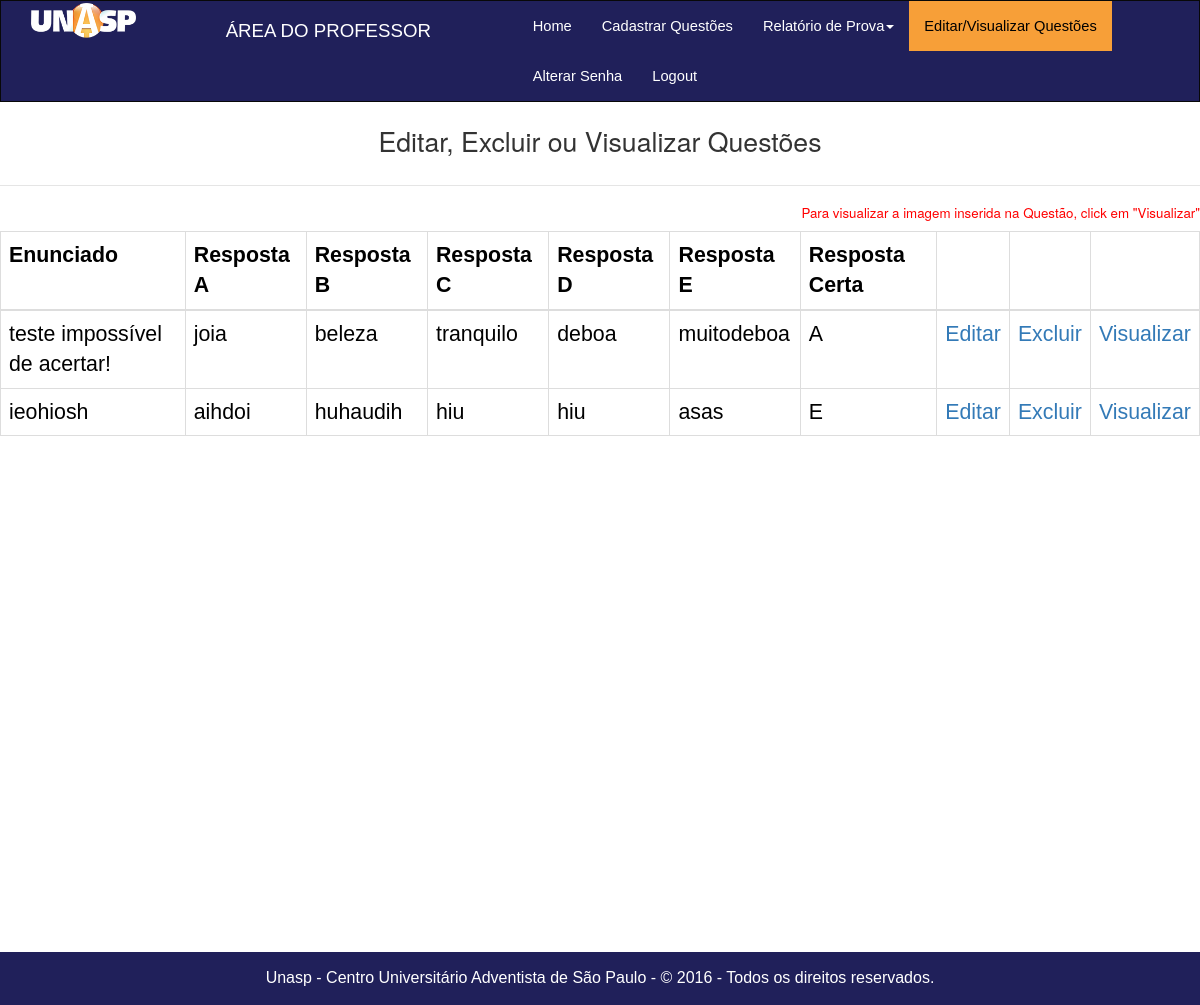
Screenshot of /Professor/listaquestoes.php?id=8 (signed in) with the database file from the repository.
### tables this page shows
CREATE TABLE `questao` (
  `id` int(11) NOT NULL AUTO_INCREMENT,
  `iddisciplina` int(11) NOT NULL,
  `titulo` mediumtext NOT NULL,
  `imagem` longtext,
  `resposta1` mediumtext NOT NULL,
  `resposta2` mediumtext NOT NULL COMMENT '	',
  `resposta3` mediumtext NOT NULL,
  `resposta4` mediumtext NOT NULL,
  `resposta5` mediumtext NOT NULL,
  `respostacorreta` varchar(1) NOT NULL,
  `flgativo` tinyint(1) NOT NULL DEFAULT '1',
  PRIMARY KEY (`id`),
  KEY `fk_questao_disciplina1_idx` (`iddisciplina`),
  CONSTRAINT `fk_questao_disciplina1` FOREIGN KEY (`iddisciplina`) REFERENCES `disciplina` (`id`) ON DELETE NO ACTION ON UPDATE NO ACTION
);

### classes/class_questao.php (called while the page is built, shortened)
<?php
class questao {
		function selectQuestaoByDisciplina($pdo,$id){
			$conn = $pdo->prepare("SELECT * FROM questao WHERE iddisciplina=:id and flgativo = 1");
			$conn->bindParam(":id",$id,PDO::PARAM_INT);
			$conn->execute();
			return $conn->fetchAll(PDO::FETCH_ASSOC);
		}
	}
	?>

### Professor/listaquestoes.php (the view, shortened to what this page needs)
<?php
require_once("../model/conexao.php");
require_once("../classes/class_questao.php");
$iddisciplina = $_GET['id'];
$x = new questao();
$retorno = $x->selectQuestaoByDisciplina($PDO,$iddisciplina);
?>
<!DOCTYPE html>
<html>
<head>
	      <link rel="stylesheet" href="../assets/css/normalize.css">
	      <link rel="stylesheet" href="../assets/bootstrap-3.3.7-dist/css/bootstrap.min.css">
	      <link rel="stylesheet" href="../assets/bootstrap-3.3.7-dist/js/newjs.js">
	      <link rel="stylesheet" href="../assets/css/newstyle.css">
</head>
<body>
 	<nav class="navbar navbar-inverse" style="border-radius:0px; background:#20205a;">
  <div class="container-fluid">
	      <div class="col-sm-2">
	        <a  class="navbar-brand" href="index.php"><img style="margin-top:-13px;width:70%;"  src="../assets/img/UNASP.png" alt="logo unasp"></a>
	     </div>
	      <div class="col-sm-3">
	        <h3 class="areadoprofessor">ÁREA DO PROFESSOR</h3>
	      </div>
    <div class="col-sm-7">
    <ul class="nav navbar-nav">
      <li><a id="font-white" href="index.php">Home</a></li>
<li><a id="font-white" href="pre-cadastra.php">Cadastrar Questões</a></li>
      <li class="dropdown"><a id="font-white" class="dropdown-toggle" data-toggle="dropdown" href="#">Relatório de Prova<span class="caret"></span></a>
      </li>
      <li class="active"><a id="ativo" href="listadisciplinas.php">Editar/Visualizar Questões</a></li>
	        <li><a id="font-white" href="alterarsenha.php">Alterar Senha</a></li>
	        <li><a id="font-white" href="../logout.php">Logout</a></li>
    </ul>
  </div>
  </div>
</nav>
<div id="wrap">
       <legend id="noline" class="text-center">Editar, Excluir ou Visualizar Questões</legend>
       <h4 id="min" class="text-right">Para visualizar a imagem inserida na Questão, click em "Visualizar"</h4>
  <div class="table-responsive">
  <table class="table table-bordered table table-hover">
<thead>
	<td><strong>Enunciado</strong></td>
	<td><strong>Resposta A</strong></td>
	<td><strong>Resposta B</strong></td>
	<td><strong>Resposta C</strong></td>
	<td><strong>Resposta D</strong></td>
	<td><strong>Resposta E</strong></td>
	<td><strong>Resposta Certa</strong></td>
	<td></td>
	<td></td>
    <td></td>
</thead>
<?php foreach ($retorno as $key) {   ?>
	<tr>
		<td> <?php echo $key['titulo']; ?></a></td>
		<td> <?php echo $key['resposta1']; ?></td>
		<td> <?php echo $key['resposta2']; ?></td>
		<td> <?php echo $key['resposta3']; ?></td>
		<td> <?php echo $key['resposta4']; ?></td>
		<td> <?php echo $key['resposta5']; ?></td>
		<td> <?php echo $key['respostacorreta']; ?></td>
		<td> <a href="editaquestao.php?iddisciplina=<?php echo $iddisciplina; ?>&id=<?php echo $key['id']; ?>">Editar</a></td>
		<td> <a href="editaquestao.php?iddisciplina=<?php echo $iddisciplina; ?>&deleta=1&id=<?php echo $key['id']; ?>">Excluir</a></td>
        <td> <a href="visualizaquestao.php?iddisciplina=<?php echo $iddisciplina; ?>&idquestao=<?php echo $key['id']; ?>">Visualizar</a></td>
	</tr>
<?php } ?>
</table>
</div>
</div>
   	 <div id="footer">
      <div class="container">
        <p class="muted credit"> Unasp - Centro Universitário Adventista de São Paulo - © 2016 - Todos os direitos reservados.</a></p>
      </div>
    </div>
</body>
</html>

### assets/css/newstyle.css (style rules this page uses)
.areadoprofessor { font-family: sans-serif; font-size: 14pt; color: white !important; }
legend { font-size: 20pt !important; padding-bottom: 25px; }
legend#noline { font-size: 20pt !important; }
h4#min { font-size: 10pt !important; color: red; }
a#ativo { color: #000000 !important; background: #f79f38; font-family: sans-serif; font-size: 11pt; }
a#font-white { font-size: 11pt; font-family: sans-serif; color: #ffffff; }
html, body { height: 100%; }
#wrap { min-height: 100%; height: auto !important; height: 100%; margin: 0 auto 30px; }
#push, #footer { height: auto; }
#footer { background-color: #20205a; padding: 15px 0 5px; text-align: center; color: #fff; font-size: 12pt; font-family: 'Cabin', sans-serif; }
td { font-size: 16pt; font-family: sans-serif; color: #000000; }

### rows the page displays
questao: titulo "teste impossível de acertar!", resposta1 "joia", resposta2 "beleza", resposta3 "tranquilo", resposta4 "deboa", resposta5 "muitodeboa", respostacorreta "A"
questao: titulo "ieohiosh", resposta1 "aihdoi", resposta2 "huhaudih", resposta3 "hiu", resposta4 "hiu", resposta5 "asas", respostacorreta "E"
